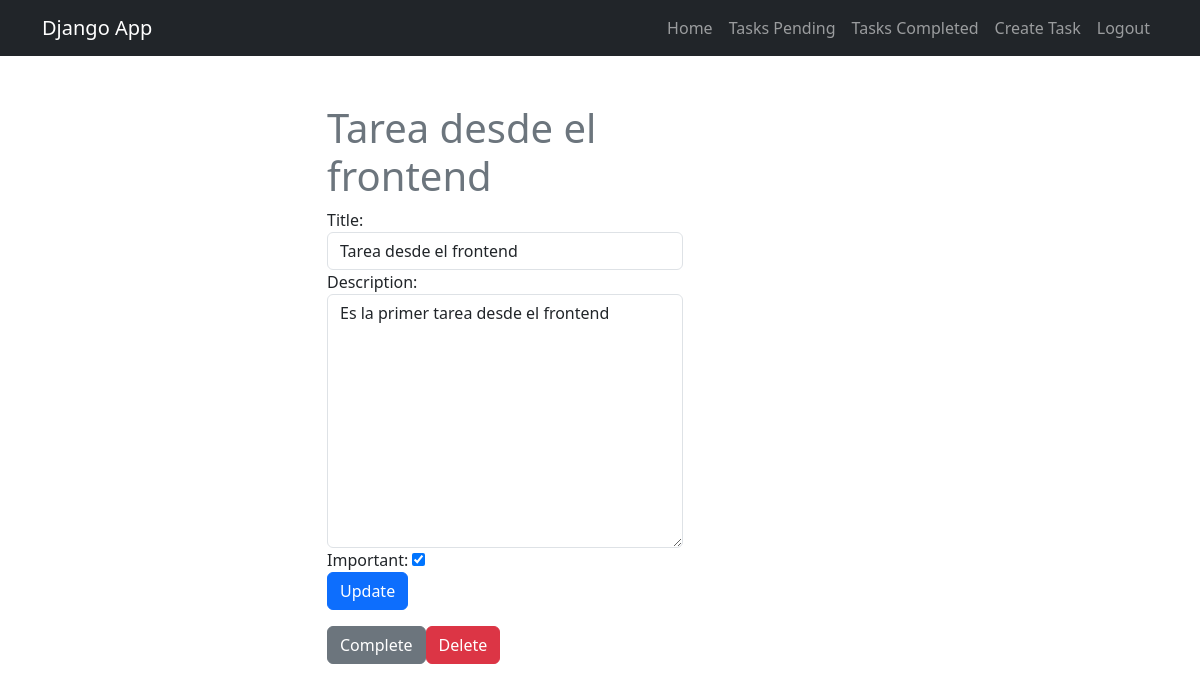
Page /tasks/4/ (signed in) on the committed database.
### tasks/models.py (models this page shows, shortened)
class Tasks(models.Model):
    title = models.CharField(max_length=100)
    description = models.TextField(blank=True)
    created = models.DateTimeField(auto_now_add=True)
    datecompleted = models.DateTimeField(null=True, blank=True)
    important = models.BooleanField(default=False)
    user = models.ForeignKey(User, on_delete=models.CASCADE)

### tasks/views.py (the view, shortened to what this page needs)
# urls.py: path('tasks/<int:task_id>/', views.task_detail, name='task_detail' ),
@login_required
def task_detail(request, task_id):
    if request.method == "GET":
        task = get_object_or_404(Tasks, pk=task_id, user=request.user)
        form = TaskForm(instance=task)
        return render(request, "task_detail.html", {"task": task, "form": form})

### tasks/forms.py
class TaskForm(forms.ModelForm):
    class Meta:
        model = Tasks
        fields = ['title', 'description', 'important']
        widgets = {
            'title': forms.TextInput(attrs={'class': 'form-control', 'placeholder': 'Write a title'}),
            'description': forms.Textarea(attrs={'class': 'form-control', 'placeholder': 'Write a description'}),
            'important': forms.CheckboxInput(attrs={'class': 'check-form-input m-auto'}),
        }

### tasks/templates/task_detail.html (shortened to what this page needs)
{% extends 'base.html' %}
{% block content %}
<main class="container mt-5">
  <div class="row">
    <div class="col-md-4 offset-md-3">
      <h1 class="text-secondary">{{task.title}}</h1>
	  <form method="post">
		  {{form}}
		  <button class="btn btn-primary">Update</button>
	  </form>
	  <div class="d-flex mt-3">
		<form action="{% url 'complete_task' task.id %}" method="post">
			<button class="btn btn-secondary">Complete</button>
		</form>
		<form action="{% url 'delete_task' task.id %}" method="post">
			<button class="btn btn-danger">Delete</button>
		</form>
	  </div>
    </div>
  </div>
</main>
{% endblock %}

### rows in the picture
Tasks: title "Tarea desde el frontend", description "Es la primer tarea desde el frontend", important "☑"
